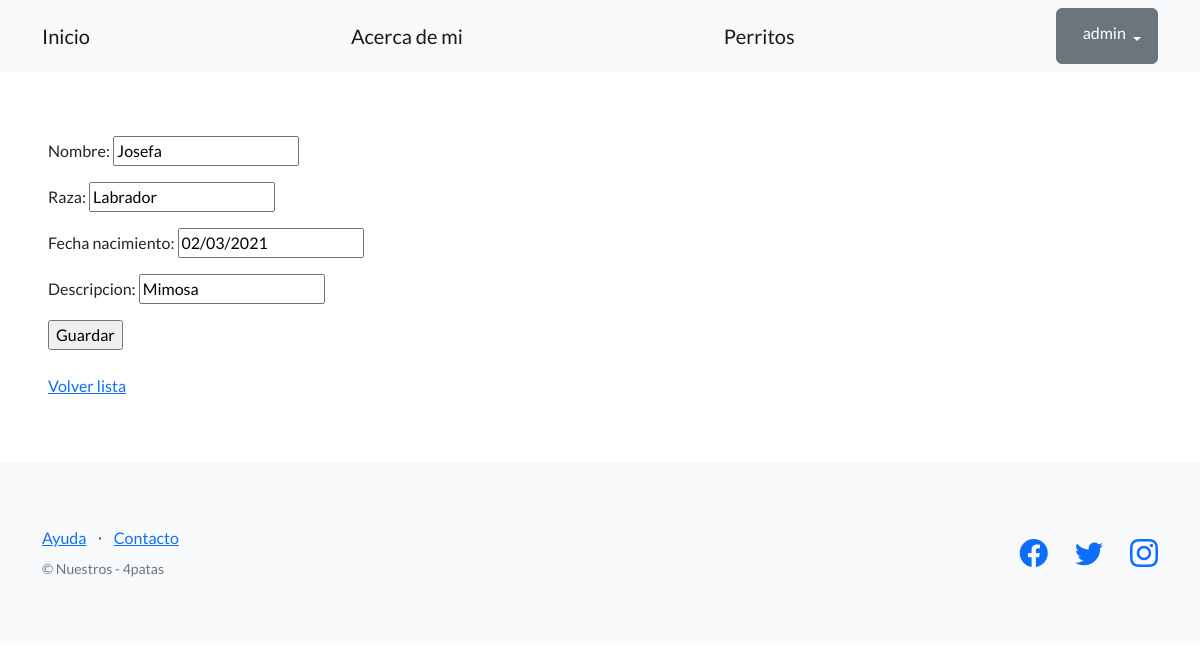
/pages/editar-perritos/9/ (signed in), run on the app's committed database.
### app_blog/models.py (models this page shows, shortened)
class Perro(models.Model):
    nombre = models.CharField(max_length=64)
    raza =  models.CharField(max_length=64, blank=True)
    fecha_nacimiento = models.DateField(null=True)
    descripcion = models.CharField(max_length=256)
    creador = models.ForeignKey(User, on_delete=models.SET_NULL, null=True)#linea creador

### app_blog/views.py (the view)
# urls.py: path("editar-perritos/<int:pk>/", PerroUpdateView.as_view(), name="editar_perritos"),
class PerroUpdateView(LoginRequiredMixin, UpdateView):
    model = Perro
    template_name = "perrito_form.html"
    fields = ('nombre', 'raza', 'fecha_nacimiento', 'descripcion')
    success_url = reverse_lazy('mostrar_perritos')

### app_blog/templates/perrito_form.html (shortened to what this page needs)
{% extends "base.html" %}
{% block contenido %}
<form method="post">
    {{ form.as_p }}
    <input type="submit" value="Guardar" />
</form>
<br>
<a href="{% url 'mostrar_perritos' %}">Volver lista</a>
{% endblock contenido %}

### templates_base/base.html (shortened to what this page needs)
{% load static %}
<!DOCTYPE html>
<html lang="en">
    <head>
        <link href="https://cdn.jsdelivr.net/npm/bootstrap-icons@1.5.0/font/bootstrap-icons.css" rel="stylesheet" type="text/css" />
        <link href="{% static 'css/styles.css' %}" rel="stylesheet" />
    </head>
    <body>
        <nav class="navbar navbar-light bg-light static-top">
            <div class="container">
                <a class="navbar-brand" href="{% url 'inicio' %}">Inicio</a>
                <a class="navbar-brand" href="{% url 'acerca-de-mi' %}">Acerca de mi</a>
                <a class="navbar-brand" href="{% url 'mostrar_perritos' %}">Perritos</a>
                {% if user.is_authenticated %}
                <div class="dropdown">
                    <button class="btn btn-secondary dropdown-toggle" type="button" id="dropdownMenuButton1" data-bs-toggle="dropdown" aria-expanded="false">
                        <div style="display: inline-flex;">
                            <span>{{ user.username }}</span>
                        </div>
                    </button>
                </div>
                {% else %}
                <a class="btn btn-warning" href="{% url 'login' %}">Inicio sesión</a>
                <a class="btn btn-info" href="{% url 'registro' %}">Registro</a>
                {% endif %}
            </div>
        </nav>
        <section style="padding:4rem 3rem;">
            {% block contenido %}
            {% endblock contenido %}
        </section>
        <footer class="footer bg-light">
            <div class="container">
                <div class="row">
                    <div class="col-lg-6 h-100 text-center text-lg-start my-auto">
                        <ul class="list-inline mb-2">
                            <li class="list-inline-item"><a href="#!">Ayuda</a></li>
                            <li class="list-inline-item">⋅</li>
                            <li class="list-inline-item"><a href="#!">Contacto</a></li>
                        </ul>
                        <p class="text-muted small mb-4 mb-lg-0">&copy; Nuestros - 4patas </p>
                    </div>
                    <div class="col-lg-6 h-100 text-center text-lg-end my-auto">
                        <ul class="list-inline mb-0">
                            <li class="list-inline-item me-4">
                                <a href="https://www.facebook.com"><i class="bi-facebook fs-3"></i></a>
                            </li>
                            <li class="list-inline-item me-4">
                                <a href="https://twitter.com"><i class="bi-twitter fs-3"></i></a>
                            </li>
                            <li class="list-inline-item">
                                <a href="https://www.instagram.com"><i class="bi-instagram fs-3"></i></a>
                            </li>
                        </ul>
                    </div>
                </div>
            </div>
        </footer>
    </body>
</html>

### data on the page
Perro: nombre "Josefa", raza "Labrador", fecha_nacimiento "02/03/2021", descripcion "Mimosa"

### other printed values
{{ user.username }} "admin"
